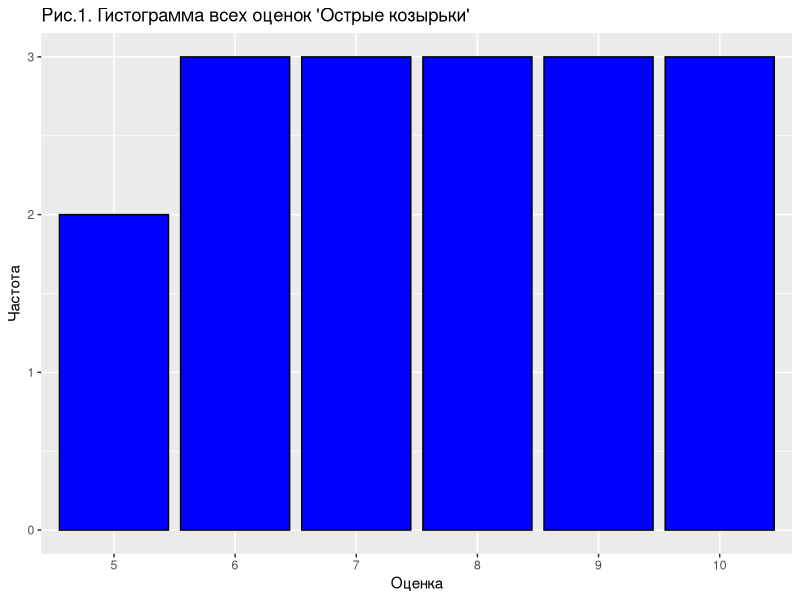
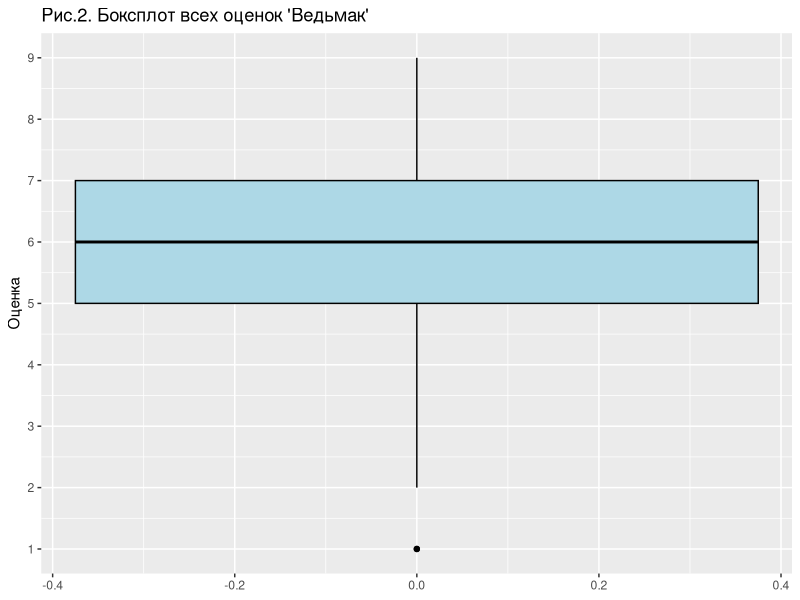

Generate these figures, in order, with R:
# Устанавливаем seed для воспроизводимости
set.seed(123)



library(readxl)
library(ggplot2)
library(dplyr)

# 1. Импорт данных из CSV
data <- read.csv("result.csv", header = TRUE, sep = ",")

# Удаляем первые два столбца (время, фамилия) и преобразуем в числовой формат
df <- data[,-c(1,2)]
df_numeric <- apply(df, 2, as.numeric)
df_numeric <- as.data.frame(df_numeric)

# 2. Дескриптивный анализ
summary_stats <- summary(df_numeric)
print("Дескриптивная статистика:")
print(summary_stats)

# 3. Сортировка данных по "Во все тяжкие"
sorted_df <- df_numeric[order(-df_numeric$`Во.все.тяжкие`), ]
print("Сортировка по 'Во все тяжкие':")
print(head(sorted_df))

# 4. Формирование подмножеств по "Острые козырьки" > 7
selected_subset <- subset(df_numeric, `Острые.козырьки` > 7)
print("Студенты с 'Острые козырьки' > 7:")
print(head(selected_subset))
print(dim(selected_subset))

# Визуализация: гистограмма и боксплот для "Острые козырьки"
ggplot(df_numeric, aes(x = as.factor(`Острые.козырьки`))) +
  geom_bar(fill = "blue", color = "black", position = "dodge") +
  labs(title = "Рис.1. Гистограмма всех оценок 'Острые козырьки'", 
       x = "Оценка", y = "Частота")

ggplot(df_numeric, aes(y = `Ведьмак`)) +
  geom_boxplot(fill = "lightblue", color = "black") +
  scale_y_continuous(breaks = seq(1, 10, by = 1), labels = seq(1, 10, by = 1)) +  
  labs(title = "Рис.2. Боксплот всех оценок 'Ведьмак'", y = "Оценка")

# 5. Операции с таблицами
# Слияние таблиц (пример с самим собой)
merged_data <- merge(df_numeric, df_numeric, by = "row.names", all = TRUE)
print("Слияние таблиц:")
print(head(merged_data))

# Добавление строк (добавляем случайного студента)
new_row <- data.frame(t(rep(5, ncol(df_numeric))))
names(new_row) <- names(df_numeric)
df_extended <- rbind(df_numeric, new_row)
print("Добавлена строка:")
print(tail(df_extended))

# Исключение переменной (убираем "Во все тяжкие")
df_no_breaking_bad <- subset(df_numeric, select = -`Во.все.тяжкие`)
print("Таблица без 'Во все тяжкие':")
print(head(df_no_breaking_bad))

# Подмножество данных (например, только "Очень странные дела" и "Игра в кальмара")
subset_data <- df_numeric[, c("Очень.странные.дела", "Игра.в.кальмара")]
print("Выбранные сериалы ('Очень странные дела' и 'Игра в кальмара'):")
print(head(subset_data))

# Сохранение обработанных данных
write.csv(df_extended, "processed_result.csv", row.names = TRUE)
